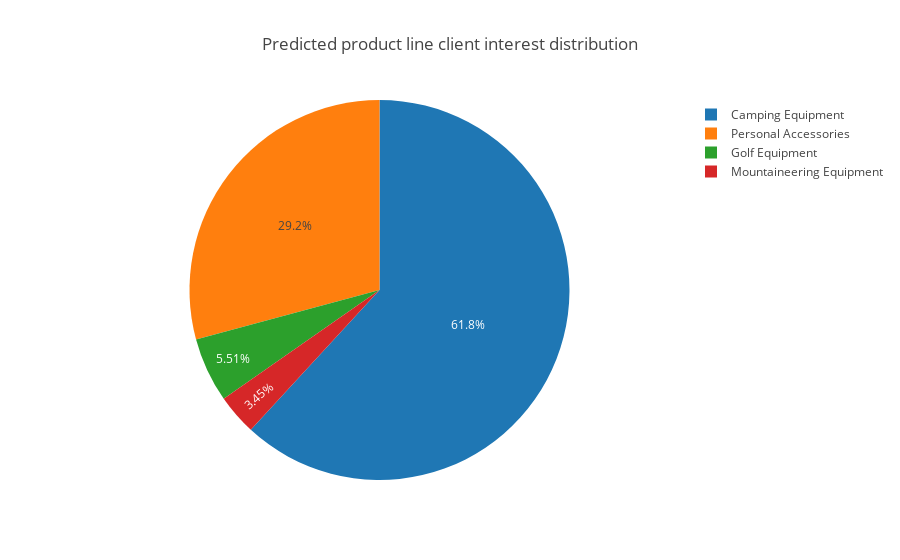

This figure's notebook cell:
### Markdown cell above
Plot a pie chart that shows the predicted product-line interest.

### Code cell
cumulative_stats = predictions_pdf.groupby(['predictedLabel']).count()
product_data = [go.Pie(labels=cumulative_stats.index, values=cumulative_stats['GENDER'])]
product_layout = go.Layout(title='Predicted product line client interest distribution')

fig = go.Figure(data=product_data, layout=product_layout)
iplot(fig)

### Figure 1 — Plotly figure (JSON) as saved in the notebook; plotly's stock layout.template omitted (floating-point values rounded to 4 significant figures)
{"data": [{"values": [752, 67, 42, 355], "labels": ["Camping Equipment", "Golf Equipment", "Mountaineering Equipment", "Personal Accessories"], "type": "pie"}], "layout": {"title": "Predicted product line client interest distribution"}}
